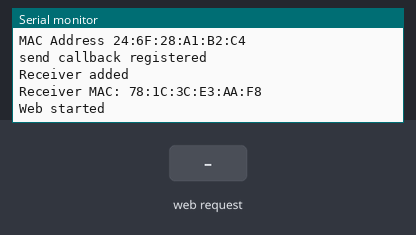
Recording of a sketch running on a simulated ESP32. Shown: the last lines printed to the serial monitor. Inputs (shaded band) come from the test bench.

Above: at 2.7 s.
2.8 s: HTTP request GET / received
At 3.5 s:
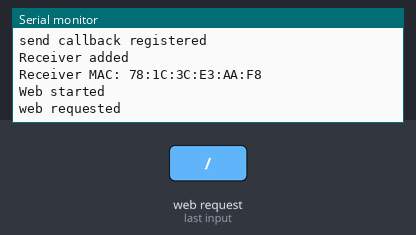
4.3 s: HTTP request GET /trigger received
At 4.7 s:
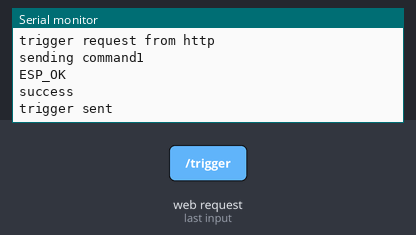
5.8 s: HTTP request GET /end received
At 7.1 s:
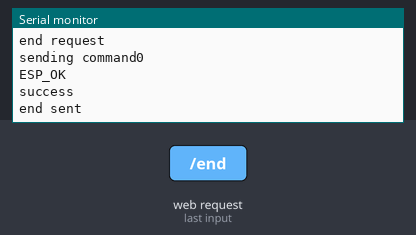

The sketch:

TRANSMITTER.ino
```cpp
#include <WiFi.h>
#include <WebServer.h>
#include <esp_now.h>

const char* ap_ssid = "ESP32Transmitter";      // name of the Wi-Fi network this ESP32 creates
const char* ap_password = "Password";           // password for that network

// Receiver ESP32's MAC address, hardcoded because ESP-NOW has no dynamic peer
// discovery — obtained by printing WiFi.macAddress() on the receiver board once
uint8_t receiverMAC[] = {0x78, 0x1C, 0x3C, 0xE3, 0xAA, 0xF8}; // This mac address needs to be manually assigned in the code

WebServer server(80);           // HTTP server on the standard web port, serves the control page
bool lastSendSuccess = false;   // set asynchronously by OnDataSent() after each esp_now_send() call

// Raw HTML/CSS/JS for the control page, stored in flash (PROGMEM) instead of RAM
// since it's static and doesn't need to live in the ESP32's limited SRAM
const char htmlPage[] PROGMEM = R"rawliteral(
<!DOCTYPE html>
<html>
<head>
  <meta name="viewport" content="width=device-width, initial-scale=1">
  <title>esp32 control</title>
  <style>
    body {
      font-family: Arial, sans-serif;
      text-align: center;
      margin-top: 50px;
    }
    .button {
      background-color: green;
      border: none;
      color: white;
      padding: 15px 32px;
      text-align: center;
      text-decoration: none;
      display: inline-block;
      font-size: 16px;
      margin: 4px 2px;
      cursor: pointer;
      border-radius: 8px;
    }
    .status {
      margin-top: 20px;
      font-size: 1.2em;
      color: #333;
    }
    .button2 {
      background-color: red;
      border: none;
      color: white;
      padding: 15px 32px;
      text-align: center;
      text-decoration: none;
      display: inline-block;
      font-size: 16px;
      margin: 4px 2px;
      cursor: pointer;
      border-radius: 8px;
    }
  </style>
</head>
<body>
  <h1>send signal to esp32</h1>
  <p class="status" id="status-message">ready to send</p>
  <button class="button" onclick="sendTrigger()">TRIGGER ESP32</button>
  <button class="button2" onclick="endFunction()">END</button>
  <script>
    // Hits the /trigger HTTP endpoint on this ESP32, which relays a command
    // to the receiver board over ESP-NOW
    function sendTrigger() {
      const statusElement = document.getElementById('status-message');
      statusElement.textContent = "sending trigger";
      fetch('/trigger', { method: 'GET' })
        .then(response => {
          if (response.ok) {
            return response.text();
          }
          throw new Error('Failed');
        })
        .then(data => {
          statusElement.textContent = "trigger sent";
        })
        .catch(error => {
          statusElement.textContent = "failed to send";
        });
    }

    // Hits the /end HTTP endpoint to relay a "stop" command to the receiver
    function endFunction() {
      const statusElement = document.getElementById('status-message');
      statusElement.textContent = "Sending END";

      fetch('/end', { method: 'GET' })
        .then(response => {
          if (response.ok) {
            return response.text();
          }
          throw new Error('Failed');
        })
        .then(data => {
          statusElement.textContent = "END sent";
        })
        .catch(error => {
          statusElement.textContent = "failed END";
        });
    }
  </script>
</body>
</html>
)rawliteral";


// Callback registered with ESP-NOW, fires automatically after esp_now_send()
// completes (send is async, so this is how we find out if it actually worked)
void OnDataSent(const wifi_tx_info_t *tx_info, esp_now_send_status_t status) {
  if (status == ESP_NOW_SEND_SUCCESS) {
    Serial.println("success");
    lastSendSuccess = true;
  } else {
    Serial.println("failed");
    lastSendSuccess = false;
  }
}
void setup() {
  Serial.begin(115200);
  delay(1000);                    // give Serial time to stabilize before printing
  WiFi.mode(WIFI_AP_STA);         // AP mode to host the control page, STA mode needed for ESP-NOW
  WiFi.softAP(ap_ssid, ap_password);
  delay(500);

  Serial.print("SSID: ");
  Serial.println(ap_ssid);
  Serial.print("IP Address ");
  Serial.println(WiFi.softAPIP());   // connect to this IP from your phone's browser to load the control page
  Serial.print("MAC Address ");
  Serial.println(WiFi.softAPmacAddress());   // this is the AP's own MAC — not the one used for
                                              // ESP-NOW pairing, that comes from the receiver board
  if (esp_now_init() != ESP_OK) {
    return;
  }
  esp_now_register_send_cb(OnDataSent);
  Serial.println("send callback registered");
  esp_now_peer_info_t peerInfo = {};
  memcpy(peerInfo.peer_addr, receiverMAC, 6);
  peerInfo.channel = 0;
  peerInfo.encrypt = false;        // encryption disabled — simplicity for a local trusted network,
                                    // not something you'd want on an untrusted/public network

  if (esp_now_add_peer(&peerInfo) != ESP_OK) {
    Serial.println("failed to add");
    return;
  }
  Serial.println("Receiver added");
  Serial.print("Receiver MAC: ");
  for (int i = 0; i < 6; i++) {
    Serial.printf("%02X", receiverMAC[i]);
    // just echoing back the hardcoded receiverMAC[] value as a sanity check at boot,
    // not reading it from the receiver board
    if (i < 5) Serial.print(":");
  }
  Serial.println();

  server.on("/", HTTP_GET, []() {
    Serial.println("\nweb requested");
    server.send(200, "text/html", htmlPage);
  });
  server.on("/trigger", HTTP_GET, []() {
    Serial.println("trigger request from http");
    lastSendSuccess = false;
    uint8_t command = 1;            // 1 = trigger/activate
    Serial.print("sending command");
    Serial.println(command);
    esp_err_t result = esp_now_send(receiverMAC, &command, sizeof(command));
    if (result == ESP_OK) {
      Serial.println("ESP_OK");
    } else {
      Serial.printf("ERROR %d\n", result);
    }
    delay(100);   // brief wait so OnDataSent's async callback has time to set lastSendSuccess
                  // before we check it below

    if (result == ESP_OK && lastSendSuccess) {
      Serial.println("trigger sent");
      server.send(200, "text/plain", "OK");
    } else {
      Serial.println("failed to send");
      server.send(500, "text/plain", "FAILED");
    }
  });

  server.on("/end", HTTP_GET, []() {
    Serial.println("end request");

    lastSendSuccess = false;
    uint8_t command = 0;            // 0 = end/deactivate

    Serial.print("sending command");
    Serial.println(command);

    esp_err_t result = esp_now_send(receiverMAC, &command, sizeof(command));

    if (result == ESP_OK) {
      Serial.println("ESP_OK");
    } else {
      Serial.printf("ERROR %d\n", result);
    }
    delay(100);   // same wait as /trigger, giving the async send callback time to fire

    if (result == ESP_OK && lastSendSuccess) {
      Serial.println("end sent");
      server.send(200, "text/plain", "OK");
    } else {
      Serial.println("failed end");
      server.send(500, "text/plain", "FAILED");
    }
  });
  server.begin();
  Serial.println("Web started");
}

void loop() {
  server.handleClient();   // must be called repeatedly to process incoming HTTP requests
}
```

Measured:
- after the input at 2.8 s, the serial monitor: prints a new line at once (image 1)
- after the input at 4.3 s, the serial monitor: prints a new line at once (image 2)
- after the input at 5.8 s, the serial monitor: prints a new line at once (image 3)
